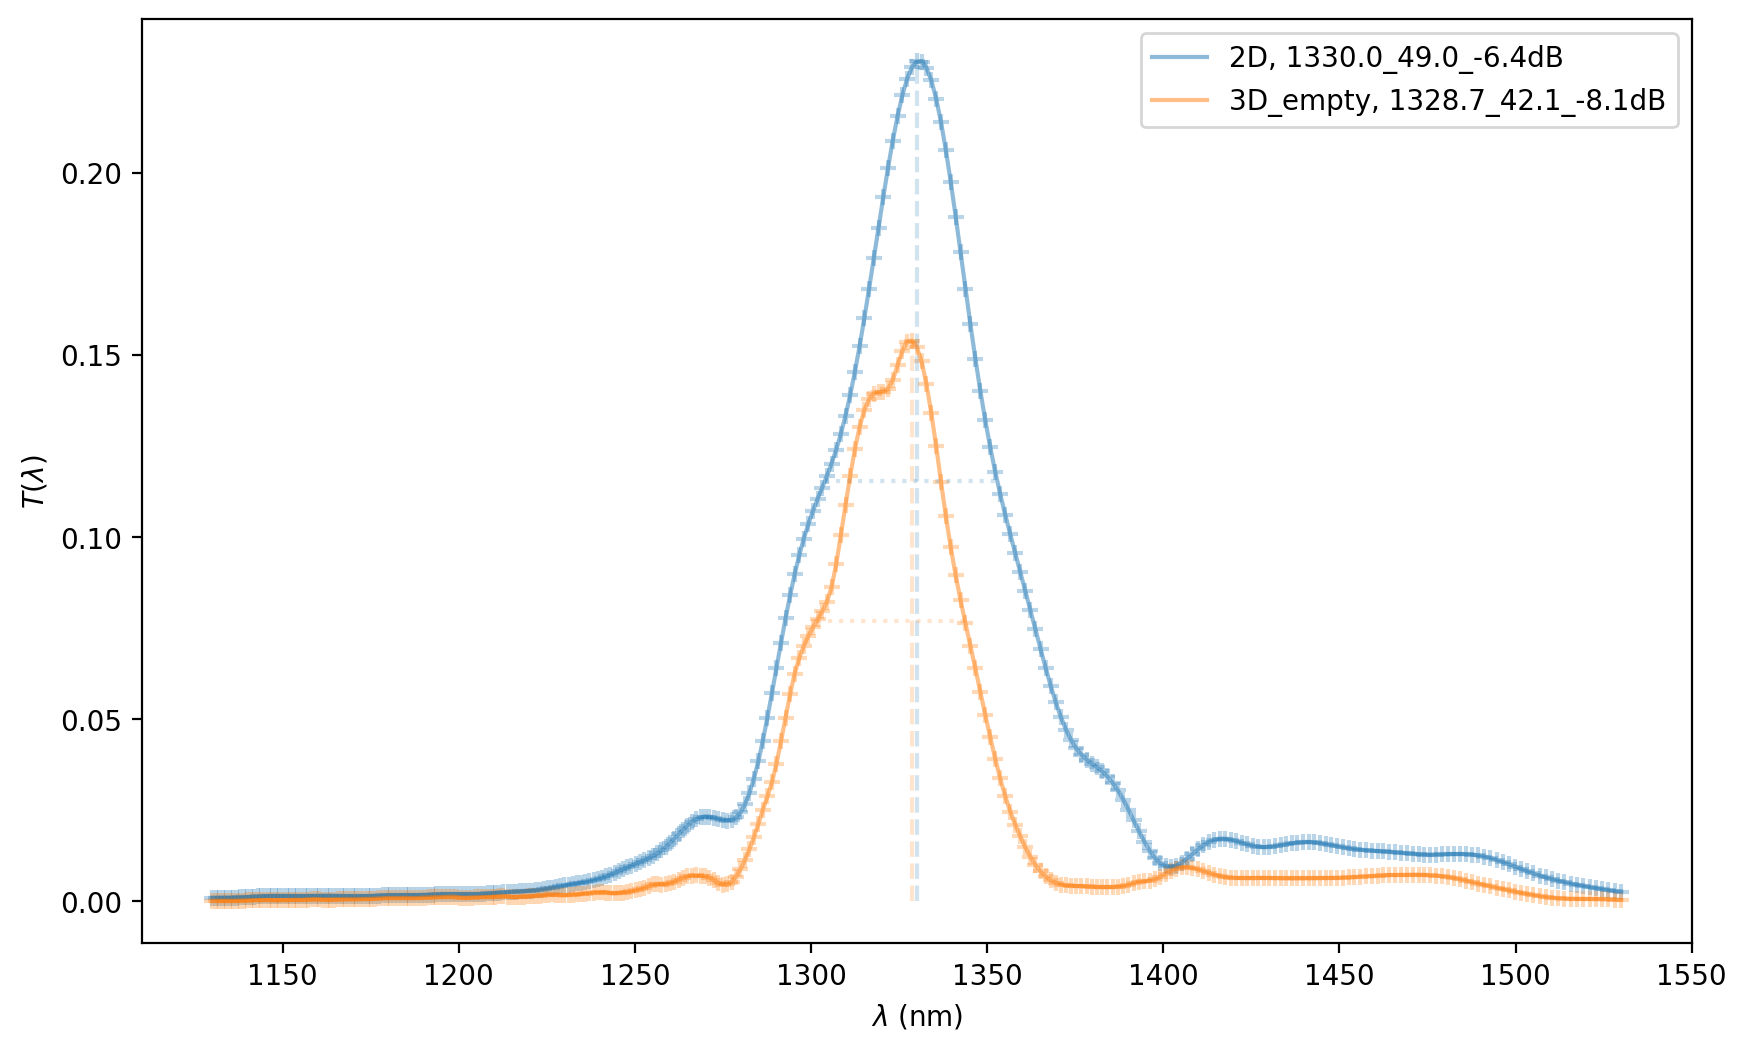

Write the Python code that produced this figure.
import matplotlib.pyplot as plt
import numpy as np
import os
import sys

sys.path.append("../..")
sys.path.append("..")
from json_uuid import uuid_to_wd, getdataName
from lib.gaussian.gaussian_fit_1d import arb_fit_1d

if __name__ == "__main__":
    uuid = "ee71"
    dataName = getdataName(uuid)
    fig, ax = plt.subplots(figsize=(10, 6))
    # >>> 2D <<< #
    fileName = "{:s}_transmission.txt".format(dataName)
    data = np.loadtxt(fileName)
    arb_fit_1d(ax, data[:, 0] * 1e3, data[:, 1], "2D")
    # >>> 3D <<< #
    tether_typ_list = [
        "empty",
    ]
    for tether_typ in tether_typ_list:
        fileName = "{:s}_{:s}_3D_simulated_transmission.txt".format(
            dataName, tether_typ
        )
        data = np.loadtxt(fileName)
        arb_fit_1d(ax, data[:, 0] * 1e3, data[:, 1], "3D_{:s}".format(tether_typ))

    plt.legend()
    plt.savefig(
        "{:s}_compare_transmission.png".format(uuid), dpi=200, bbox_inches="tight"
    )
    plt.show()
